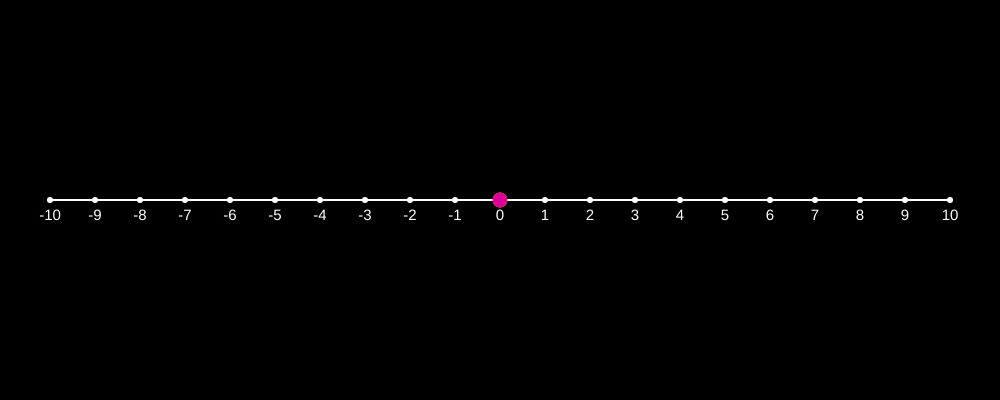
Frame 1 (no input)
Frame 60 (no input): identical to frame 1, image omitted
Frame 120 (the mouse pressed at the canvas centre since frame 60): identical to frame 1, image omitted

The p5.js sketch that drew this single still picture (run headless with seeded random() and noise() and a simulated clock; from frame 60 on, the mouse is pressed at the canvas centre):

// p5.js sketch
// ── sketch.js
let n,
  b1,
  b2,
  currentNo = 0,
  tick = 1,
  min = -10,
  max = 10,
  c,
  steps,
  step = 0,
  loading = false,
  opText,
  exp,
  expInput,
  calcText,
  t,
  prevButton,
  nextButton,

  bPrev

function setup() {
  createCanvas(1000, 400);
  initialize();
  expInput = createInput();

  const beginButton = createButton("Start");
  beginButton.mousePressed(onStartPress);

  nextButton = createButton("Next");
  nextButton.mousePressed(add(1));

  prevButton = createButton("Prev");
  prevButton.mousePressed(add(-1));
}

const initialize = () => {
  const margin = width / 20;

  const numLineConfig = {
    x: margin,
    y: height / 2,
    w: width - margin * 2,
    min,
    max,
    tick,
  };

  const ballConfig = {
    x: width / 2,
    y: height / 2,
  };

  n = new Numberline(numLineConfig);

  ballConfig.fill = [220, 0, 150]
  b1 = new Ball(ballConfig);

  ballConfig.fill = [255, 255, 0]
  b2 = new Ball(ballConfig);

  c = new Calculator();
  t = new Text({ x:width/2 , y:70, size: 40 });
}

const add = (noToAdd) => async () => {

  const isExpressionNotEntered = steps.length === 0

  if (isExpressionNotEntered) {
    return;
  }

  const nextStep = step + noToAdd;
  const isStepWithinRange = nextStep >= 0 && nextStep < steps.length;
  
  if (isStepWithinRange) {
    moveAndShowCalculation(
      steps[step], 
      steps[step + noToAdd],
      noToAdd
    );
    step += noToAdd;
  }
};

let b2Now = 0;

const moveAndShowCalculation = async (from, to, noToAdd) => {
  if (loading) {
    return;
  }

  loading = true;
  
  let isDoubleNegative = symbols[step] === "--"
  let expression
  /**
   * 2nd condition is a workaround for a bug
   * To reproduce it, remove the condition and give -2--2 as the input
   */
  if(isDoubleNegative && noToAdd !== -1) {
    expression = getExp(from, to, "--")
    if(to>from) {
      await t.showText(expression, "--")
      await new Promise(resolve => setTimeout(resolve, 1000));
      await t.hideText()
    }
    expression = getExp(from, to);
    await t.showText(expression, "+")
    await new Promise(resolve => setTimeout(resolve, 1000));
  } else {
    expression = getExp(from, to);
    await t.showText(expression)
  }

  await moveByApparition(b2, from)
  await moveBall(b1, from, to)
  
  await t.hideText();

  await showCalculation(from, to, isDoubleNegative)

  loading = false;
};

const showCalculation = async (from, to) => {
  
  const expression = getExp(from, to)
  const result = eval(expression)

  const calculationText =  expression + "=" + result
  await t.showText(calculationText);

  await new Promise(resolve => setTimeout(resolve, 1000));

  await t.hideText();

  await t.showText(result);
}

const moveBall = async (b1, from, to) => {
  let step = (to - from) / abs(to - from);
  let currentStep = from + step;

  let beforeDestination =
    step === 1 ? () => currentStep <= to : () => currentStep >= to;

  while (beforeDestination()) {
    await b1.jumpTo(n.getPix(currentStep));
    currentStep += step;
  }
}

const moveByApparition = async (b2, x) => {
  if(x) {
    await new Promise(resolve => setTimeout(resolve, 500));
    await b2.disappear();
    b2.x = n.getPix(x);
    await b2.appear();
    await new Promise(resolve => setTimeout(resolve, 500));
  }
}

let symbols;

const onStartPress = () => {
  loading = false;
  initialize();
  t.clear();
  steps = c.calculate(expInput.value()).map(res=>res.current);
  symbols = c.calculate(expInput.value()).map(res=>res.symbol);  
  if(!steps) {
    return;
  }
  steps = [0, ...steps]
  step = 0;
  b1.x = n.getPix(0);
  opText = "";
  t.clear();
  add(1)()
};

const getExp = (from, to, symbol) => {
  let p = from + "";
  let q = to - from > 0 ? (symbol?"--":"+") + (to - from) : "" + (to - from);
  return p+q
}

function draw() {
  background(0);
  n.display();
  b2.display();
  b1.display();

  t.display();
  enableDisableButtons();
}

const enableDisableButtons = () => {
  if(loading) {
    prevButton.attribute("disabled", true)
    nextButton.attribute("disabled", true)
  } else {
    const prevStepDoesNotExist = step!==0
    if(prevStepDoesNotExist) {
      prevButton.removeAttribute("disabled")
    } else {
      prevButton.attribute("disabled", true)
    }
    if(steps) {
      const nextStepDoesNotExist = step !== steps.length-1
      if(nextStepDoesNotExist) {
        nextButton.removeAttribute("disabled")
      } else {
        nextButton.attribute("disabled", true)
      }
    }
  }
}
// ── ball.js
const noOfSteps = 38
const alphaStep = 25;

class Ball {
    constructor({ x, y, fill }) {
        this.x = x
        this.y = y
        this.distToTravel = 0;

        this.curveCenter = createVector()
        this.yJump = 0
        this.fill = fill

        this.isDisappearing
        this.alpha = 255
    }

    display() {
        this.doApparition();
        fill([...this.fill, this.alpha])
        circle(this.x, this.y + this.yJump, 15)
        this.doJump();
    }

    jumpTo(target) {
        return new Promise((resolve)=>{
            this.curveCenter = createVector(this.x + (target - this.x)/2, this.y)
            this.resetSteps();
            this.distToTravel = target - this.x;
            this.step = this.distToTravel/this.noOfSteps
            this.finishJump = resolve
        })
    }

    doJump() {
        if(this.noOfSteps>0) {
            this.step = this.distToTravel/noOfSteps
            this.x+=this.step;
            this.noOfSteps--;

            this.yMap = map(this.noOfSteps, 0, noOfSteps, 0, PI)
            this.yJump = -25*sin(this.yMap)
        } else if(this.finishJump) {
            this.finishJump();
            this.finishJump = null;
        }
    }

    resetSteps() {
        this.noOfSteps = noOfSteps;
    }

    disappear() {
        return new Promise((resolve)=>{
            this.isDisappearing = true;
            this.afterDisappear = resolve;
        })
    }

    appear() {
        return new Promise((resolve)=>{
            this.isDisappearing = false;
            this.afterAppear = resolve;
        })
    }

    doApparition() {
        if(this.isDisappearing) {
            if(this.alpha>-alphaStep) {
                this.alpha -= alphaStep
            } else {
                if(this.afterDisappear) {
                    this.afterDisappear();
                }
            }
        } else {
            if(this.alpha<255+alphaStep) {
                this.alpha += alphaStep
            } else {
                if(this.afterAppear) {
                    this.afterAppear();
                }
            }
        }
    }
}
// ── calculator.js
class Calculator {
    calculate(exp) {              
        if(Number(exp[0])) {
            exp = "+" + exp;
        }
        let total = "0", symbol = null, steps = [];
        for(let i=0;i<exp.length;i++) {
            if(Number(exp[i])) {
                let currentNo = exp[i]
                while(Number(exp[i+1]) || exp[i+1] === "0") {
                    currentNo = exp[i] + exp[i+1]
                    i++;
                }
                total = eval(total+symbol+currentNo)
                steps.push(total)
            } else {
                // takes care of 2 consecutive negatives
                if(exp[i]==="-" && exp[i+1]==="-") {
                    symbol = "+"
                    i=i+1
                    continue;
                }
                symbol = exp[i]
            }
        }
        return steps
    }
}
// ── numberline.js
class Numberline {
  constructor(config) {
    const { x,y,w, min, max, tick } = config

    this.x = x;
    this.y = y;
    this.w = w
    this.min = min
    this.max = max
    this.tick = tick
  }
  
  display() {
    stroke(255)
    strokeWeight(2)
    line(this.x, this.y, this.x+this.w, this.y)
    this.markCoords();
  }

  markCoords() {
    const range = this.w
    const noOfTicks = (this.max - this.min)/this.tick
    const tickWidth = range/noOfTicks
    
    for(
      let x=this.x, n = this.min; 
      x<= this.x + this.w; 
      x+=tickWidth, n += this.tick
    ) {
      noStroke();
      fill(255)

      circle(x,this.y, 6)      

      textAlign(CENTER)
      textSize(15);
      text(n, x, this.y+20);
    }
  }

  getXCoords() {

  }

  getXPixel() {
    
  }
}
// ── style.css
html,
body {
  margin: 0;
  padding: 0;
}
canvas {
  display: block;
}

button {
  padding: 0.5rem;
  margin: 0.5rem;
}

// ── text.js
class Text {
    constructor({ x,y, size }) {
        this.x = x;
        this.y = y
        this.alpha = 0;
        this.show = false;
        this.text = ""
        this.alphaStep = 35
        this.size = size
        this.highLightText
        this.fill = [255,255,255]
    }

    display() {
       this.showStep();
       fill(255, 255,255, this.alpha)
       textSize(this.size)
       textAlign(CENTER)
       if(this.highLightText) {
            const startIndex = this.text.indexOf(this.highLightText)
            const endIndex = startIndex + this.highLightText.length
            const parts = [
                [this.text.slice(0, startIndex), [...this.fill, this.alpha]],
                [this.text.slice(startIndex, endIndex), [255,0,0, this.alpha]],
                [this.text.slice(endIndex, this.text.length), [...this.fill, this.alpha]]
            ]
            drawColoredText(this.x, this.y ,parts)
       } else {
            text(this.text, this.x, this.y)
       }
    }

    showText(text, highLightText) {
        return new Promise((resolve)=>{
            this.highLightText = highLightText
            this.show = true;
            this.text = text;
            this.finishShow = resolve
        })
    }

    hideText() {
        return new Promise((resolve)=>{
            this.show = false;
            this.finishHide = resolve
        })
    }

    showStep = () => {
        if(this.show) {
            const isStillVisible = this.alpha<255
            if(isStillVisible) {
                this.alpha+=this.alphaStep;
            } else {
                this.finishShow();
            }
        } else {
            if(this.alpha>-step) {
                this.alpha-=this.alphaStep;
            } else {
                if(this.finishHide) {
                    this.finishHide();
                }
            }
        }
    }

    clear() {
        this.text = ""
    }
}

function drawColoredText( x, y, text_array ) {
   fill(text_array[0][1]) 
   text(text_array[0][0], x-(textWidth(text_array[0][0])), y);
    
   fill(text_array[1][1])
   text(text_array[1][0], x, y);
   
   fill(text_array[2][1])
   text(text_array[2][0], x+(textWidth(text_array[2][0])), y)
}
